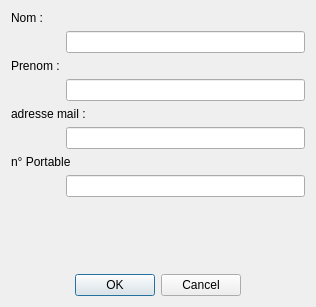
<?xml version="1.0" encoding="UTF-8"?>
<ui version="4.0">
 <class>DialogUpdateContact</class>
 <widget class="QDialog" name="DialogUpdateContact">
  <property name="geometry">
   <rect>
    <x>0</x>
    <y>0</y>
    <width>316</width>
    <height>307</height>
   </rect>
  </property>
  <property name="windowTitle">
   <string>Dialog</string>
  </property>
  <layout class="QVBoxLayout" name="verticalLayout">
   <item>
    <layout class="QFormLayout" name="formLayout">
     <property name="fieldGrowthPolicy">
      <enum>QFormLayout::AllNonFixedFieldsGrow</enum>
     </property>
     <item row="0" column="0">
      <widget class="QLabel" name="label_2">
       <property name="text">
        <string>Nom :</string>
       </property>
      </widget>
     </item>
     <item row="1" column="1">
      <widget class="QLineEdit" name="lineEditNomUp"/>
     </item>
     <item row="3" column="0">
      <widget class="QLabel" name="label">
       <property name="text">
        <string>Prenom :</string>
       </property>
      </widget>
     </item>
     <item row="4" column="1">
      <widget class="QLineEdit" name="lineEditPrenomUp"/>
     </item>
     <item row="6" column="0" colspan="2">
      <widget class="QLabel" name="label_3">
       <property name="text">
        <string>adresse mail :</string>
       </property>
      </widget>
     </item>
     <item row="7" column="1">
      <widget class="QLineEdit" name="lineEditMailUp"/>
     </item>
     <item row="8" column="0" colspan="2">
      <widget class="QLabel" name="label_4">
       <property name="text">
        <string>n° Portable</string>
       </property>
      </widget>
     </item>
     <item row="9" column="1">
      <widget class="QLineEdit" name="lineEditNumPortUp"/>
     </item>
    </layout>
   </item>
   <item>
    <layout class="QHBoxLayout" name="horizontalLayout">
     <item>
      <spacer name="horizontalSpacer_2">
       <property name="orientation">
        <enum>Qt::Horizontal</enum>
       </property>
       <property name="sizeHint" stdset="0">
        <size>
         <width>40</width>
         <height>20</height>
        </size>
       </property>
      </spacer>
     </item>
     <item>
      <widget class="QDialogButtonBox" name="buttonBox">
       <property name="orientation">
        <enum>Qt::Horizontal</enum>
       </property>
       <property name="standardButtons">
        <set>QDialogButtonBox::Cancel|QDialogButtonBox::Ok</set>
       </property>
      </widget>
     </item>
     <item>
      <spacer name="horizontalSpacer">
       <property name="orientation">
        <enum>Qt::Horizontal</enum>
       </property>
       <property name="sizeHint" stdset="0">
        <size>
         <width>40</width>
         <height>20</height>
        </size>
       </property>
      </spacer>
     </item>
    </layout>
   </item>
  </layout>
 </widget>
 <resources/>
 <connections>
  <connection>
   <sender>buttonBox</sender>
   <signal>accepted()</signal>
   <receiver>DialogUpdateContact</receiver>
   <slot>accept()</slot>
   <hints>
    <hint type="sourcelabel">
     <x>248</x>
     <y>254</y>
    </hint>
    <hint type="destinationlabel">
     <x>157</x>
     <y>274</y>
    </hint>
   </hints>
  </connection>
  <connection>
   <sender>buttonBox</sender>
   <signal>rejected()</signal>
   <receiver>DialogUpdateContact</receiver>
   <slot>reject()</slot>
   <hints>
    <hint type="sourcelabel">
     <x>316</x>
     <y>260</y>
    </hint>
    <hint type="destinationlabel">
     <x>286</x>
     <y>274</y>
    </hint>
   </hints>
  </connection>
 </connections>
</ui>
